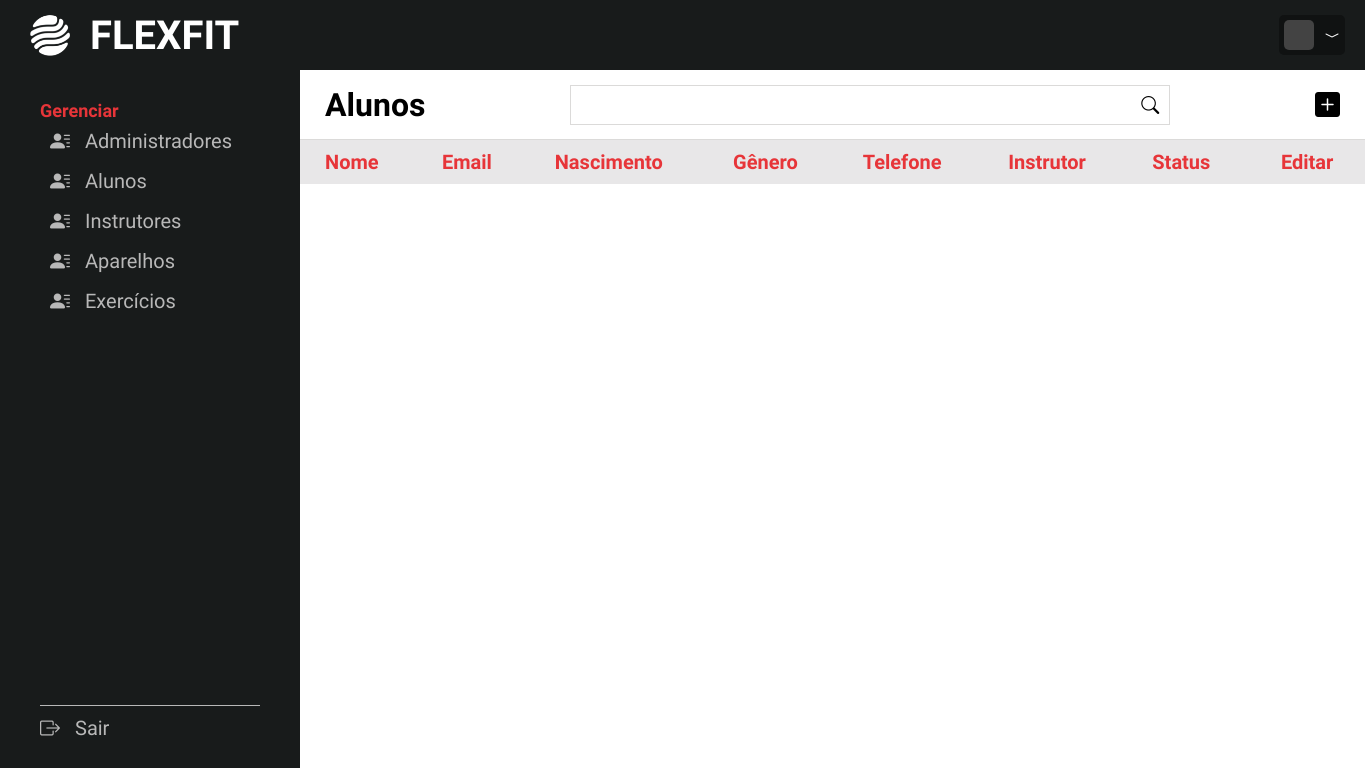
/adm/listaaluno.php, run on an earlier commit of the app's database.
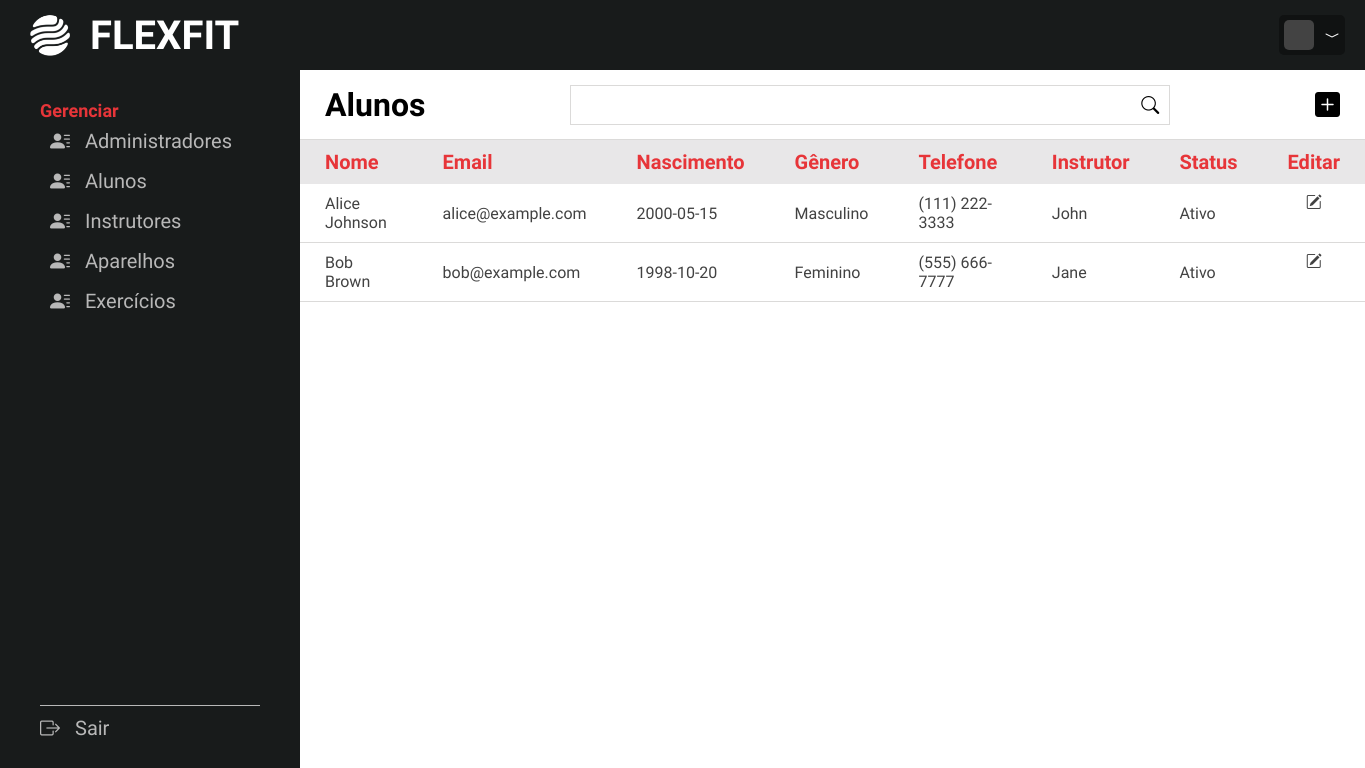
And on a later commit of the database.
### tables this page shows
CREATE TABLE alunos(
    al_id INT NOT NULL AUTO_INCREMENT PRIMARY KEY,  
    al_cpf VARCHAR(20) NOT NULL,
    al_dataNasc DATE NOT NULL,
    al_sexo ENUM ('Masculino', 'Feminino', 'Outro') NULL,
    al_endereco VARCHAR(100) NOT NULL,
    al_telefone VARCHAR(14) NOT NULL,
    fk_usu_id INT NOT NULL,
    fk_instr_id INT,
    al_status CHAR(1),

    FOREIGN KEY (fk_usu_id) REFERENCES usuarios(usu_id),
    FOREIGN KEY (fk_instr_id) REFERENCES instrutores(instr_id)
);

CREATE TABLE usuarios(
    usu_id INT NOT NULL AUTO_INCREMENT PRIMARY KEY,
    usu_nome VARCHAR(20) NOT NULL,
    usu_sobrenome VARCHAR(50) NOT NULL,
    usu_email VARCHAR(60) NOT NULL,
    usu_senha VARCHAR(255) NOT NULL,
    usu_funcao CHAR(1),
    usu_img LONGBLOB
);

### adm/listaaluno.php (the view, shortened to what this page needs)
<?php
include("backnav.php");
$sql = "SELECT * FROM usuarios AS u
        INNER JOIN alunos AS a ON u.usu_id = a.fk_usu_id
        WHERE u.usu_funcao = 'a';";
$resultado = mysqli_query($link, $sql);
?>
<!DOCTYPE html>
<html lang="en">
<head>
    <link rel="stylesheet" href="../css/style.css">
    <link rel="stylesheet" href="https://cdn.jsdelivr.net/npm/bootstrap-icons@1.11.3/font/bootstrap-icons.min.css">
</head>
<body>
    <main class="main-lista">
        <header class="lista-header">
            <div class="left">
                <h3>Alunos</h3>
            </div>
            <div class="middle">
                <form action="listaaluno.php" method="post" class="search-form">
                    <div class="input-box">
                        <input type="text" name="search">
                        <button type="submit" class="search-btn" name="searchbtn"><i class="bi bi-search"></i></button>
                    </div>
                </form>
            </div>
            <div class="right">
                <a href="novoaluno.php"><i class="bi bi-plus-square-fill"></i></a>
            </div>
        </header>
        <div class="lista-container">
            <table>
                <thead>
                    <tr>
                        <th>Nome</th>
                        <th>Email</th>
                        <th>Nascimento</th>
                        <th>Gênero</th>
                        <th>Telefone</th>
                        <th>Instrutor</th>
                        <th>Status</th>
                        <th class="tools">Editar</th>
                    </tr>
                </thead>
                <tbody>
                    <?php
                    while ($tbl = mysqli_fetch_array($resultado)){
                    ?>
                    <tr>
                        <td><?=$tbl['usu_nome']?> <?=$tbl['usu_sobrenome']?></td>
                        <td><?=$tbl['usu_email']?></td>
                        <td><?=$tbl['al_dataNasc']?></td>
                        <td><?=$tbl['al_sexo']?></td>
                        <td><?=$tbl['al_telefone']?></td>
                        <td>
                            <?php
                            if(isset($tbl['fk_instr_id'])){
                                $instr_id = $tbl['fk_instr_id'];
                                $sql = "SELECT usuarios.usu_nome
                                        FROM usuarios
                                        INNER JOIN instrutores ON usuarios.usu_id = instrutores.fk_usu_id
                                        INNER JOIN alunos ON instrutores.instr_id = alunos.fk_instr_id
                                        WHERE alunos.fk_instr_id = '" . $instr_id . "'";
                                $retorno = mysqli_query($link, $sql);
                                while ($tbl2 = mysqli_fetch_array($retorno)){
                                    $instr = $tbl2['usu_nome'];
                                }
                                echo $instr;
                            }
                            else{
                                echo'A definir';
                            }
                            ?>
                        </td>
                        <td><?= $check = ($tbl['al_status'] == "s") ? "Ativo" : "Inativo" ?></td>
                        <td class="tools">
                            <a href="alteraaluno.php?id=<?=$tbl[0]?>"><i class="bi bi-pencil-square"></i></a>
                        </td>
                    </tr>
                    <?php
                    }
                    ?>
                </tbody>
            </table>
        </div>
    </main>
</body>
</html>

### adm/backnav.php (shortened to what this page needs)
<?php
$nome = $_SESSION['nomeadmin'];
?>
<header class="user-header">
    <a href="" class="logo">
        <img src="../img/logo.png" width="50">
        <span class="logo-text">
            FlexFit
        </span>
    </a>
    <ul class="user-header-list">
        <li class="dropdown" id="dropdown">
            <div class="top" onclick="openDropdown()">
                <div class="img"></div>
                <?=$nome?><i class="bi bi-chevron-compact-down" id="arrow"></i>
            </div>
        </li>
    </ul>
</header>
<nav class="user-nav">
    <div class="nav-options">
        <h3 class="title">Gerenciar</h3>
        <ul class="nav-list">
            <li><a href="listaadm.php"><i class="bi bi-person-lines-fill"></i>Administradores</a></li>
            <li><a href="listaaluno.php"><i class="bi bi-person-lines-fill"></i>Alunos</a></li>
            <li><a href="listainstrutor.php"><i class="bi bi-person-lines-fill"></i>Instrutores</a></li>
            <li><a href="listaaparelhos.php"><i class="bi bi-person-lines-fill"></i>Aparelhos</a></li>
            <li><a href="listaexercicio.php"><i class="bi bi-person-lines-fill"></i>Exercícios</a></li>
        </ul>
    </div>
    <div class="nav-bottom">
        <hr>
        <a class="exit-btn" href="logout.php"><i class="bi bi-box-arrow-right"></i>Sair</a>
    </div>
</nav>

### css/style.css (style rules this page uses)
* { font-family: "Saira Condensed", sans-serif; margin: 0; padding: 0; text-decoration: none; box-sizing: border-box; list-style: none; scroll-behavior: smooth; }
body { background-color: #E8E7E8; }
.user-header { background: #181b1b; width: 100%; height: 70px; display: flex; justify-content: space-between; align-items: center; padding: 0 20px; }
.user-header .user-header-list { display: flex; gap: 15px; align-items: center; transition: 0.3s; }
.user-header .user-header-list li { color: #FFF; cursor: pointer; font-size: 16px; font-weight: 400; border-radius: 5px; height: 40px; padding: 10px 5px; display: flex; background-color: #101212; }
.user-header .user-header-list .dropdown { position: relative; }
.user-header .user-header-list .dropdown .top { display: flex; align-items: center; gap: 10px; }
.user-header .user-header-list .dropdown .top .img { height: 30px; width: 30px; background-color: #434343; border-radius: 5px; overflow: hidden; }
.user-header .user-header-list .dropdown .top i { transition: 0.3s; }
.user-header .logo { display: flex; align-items: center; justify-content: center; font-size: 40px; font-weight: bold; text-transform: uppercase; gap: 10px; color: #FFF; }
.user-header .logo img { width: 60px; padding-bottom: 6px; }
.user-nav { background: #181b1b; position: fixed; bottom: 0; left: 0; width: 300px; height: calc(100vh - 70px); padding: 30px 0 60px; display: flex; flex-direction: column; justify-content: space-between; z-index: 999; }
.user-nav .nav-options .title { font-size: 18px; font-weight: bold; padding: 0 40px; color: #E73539; }
.user-nav .nav-options .nav-list li a { font-size: 20px; font-weight: 400; padding: 8px 50px; display: flex; gap: 15px; align-items: center; color: #b8b8b8; }
.user-nav .nav-bottom { padding: 0 40px; }
.user-nav .nav-bottom hr { border: none; background-color: #b8b8b8; height: 1px; margin: 10px 0; }
.user-nav .nav-bottom a { color: #b8b8b8; font-size: 20px; display: flex; align-items: center; gap: 15px; }
.main-lista { background-color: #FFF; width: calc(100% - 300px); height: calc(100vh - 70px); float: right; display: grid; grid-template-rows: 70px 1fr; }
.main-lista .lista-header { padding: 0 25px; display: flex; align-items: center; justify-content: space-between; border-bottom: 1px solid #dbdad9; }
.main-lista .lista-header h3 { font-size: 32px; font-weight: 600; }
.main-lista .lista-header a { color: #000; }
.main-lista .lista-header .right i { font-size: 25px; }
.main-lista .lista-header .middle .search-form .input-box { display: flex; width: 600px; height: 40px; border: 1px solid #dbdad9; }
.main-lista .lista-header .middle .search-form .input-box input { width: 100%; border: none; background: none; padding: 0 15px; outline: none; font-size: 16px; }
.main-lista .lista-header .middle .search-form .input-box .search-btn { padding: 0 10px; border: none; background: none; cursor: pointer; }
.main-lista .lista-header .middle .search-form .input-box .search-btn i { font-size: 18px; }
.main-lista .lista-container table { width: 100%; border-collapse: collapse; text-align: left; }
.main-lista .lista-container table thead { background-color: #E8E7E8; }
.main-lista .lista-container table thead tr th { padding: 10px 25px; font-size: 20px; color: #E73539; }
.main-lista .lista-container table thead tr .tools { text-align: center; }
.main-lista .lista-container table tbody tr { border-bottom: 1px solid #dbdad9; }
.main-lista .lista-container table tbody tr td { padding: 10px 25px; font-size: 16px; font-weight: 500; color: #424242; }
.main-lista .lista-container table tbody tr .tools { display: flex; justify-content: center; gap: 15px; }
.main-lista .lista-container table tbody tr .tools a { color: #424242; }

What changed in the data, as far as the page shows it:
added alunos: fk_usu.usu_nome "Alice", fk_usu.usu_sobrenome "Johnson", fk_usu.usu_email "alice@example.com", al_dataNasc "2000-05-15", al_sexo "Masculino", al_telefone "(111) 222-3333", usuarios.usu_nome "John", al_status "Ativo"
added alunos: fk_usu.usu_nome "Bob", fk_usu.usu_sobrenome "Brown", fk_usu.usu_email "bob@example.com", al_dataNasc "1998-10-20", al_sexo "Feminino", al_telefone "(555) 666-7777", usuarios.usu_nome "Jane", al_status "Ativo"
